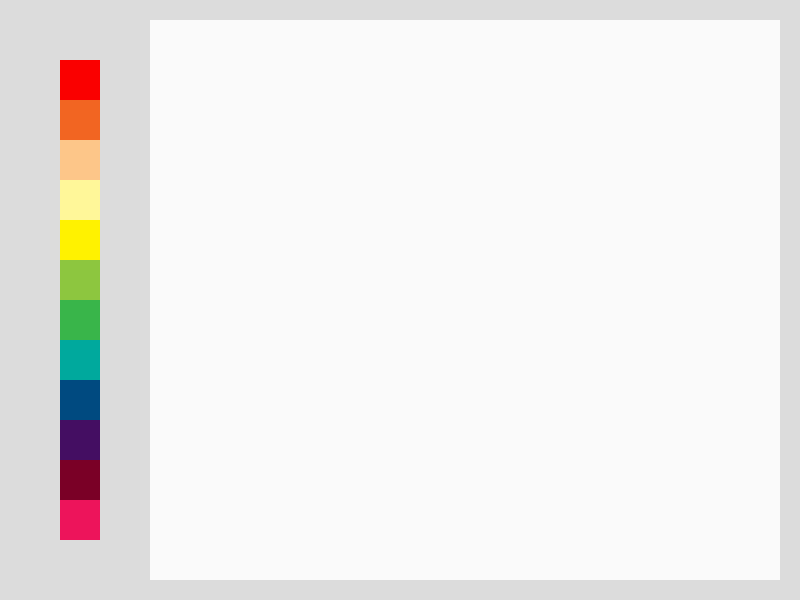
Frame 1 (no input)
Frame 60 (the mouse pressed at the canvas centre just before this capture): identical to frame 1, image omitted
Frame 120 (the mouse held since frame 60 and released just before this capture): identical to frame 1, image omitted

The Processing sketch that drew this single still picture (run headless with seeded random() and noise(); from frame 60 on, the mouse is pressed at the canvas centre):

// Processing sketch: processing_162604
// ── processing_162604.pde

int xPos = 60;
int yPos = 60;
int s = 40;
 
 
void setup() {
  noStroke();
  size(800, 600);
  background(220,220,220);
  
  
  fill(250);
  stroke(20,0,0,0);
  rect(150, 20, 630, 560);
 
  fill(250, 0, 0);
  rect(xPos, yPos, s, s);
 
  fill(242, 101, 34);
  rect(xPos, yPos+s, s, s);
 
  fill(253, 198, 137);
  rect(xPos, yPos+2*s, s, s);
 
  fill(255, 247, 153);
  rect(xPos, yPos+3*s, s, s);
 
  fill(255, 242, 0);
  rect(xPos, yPos+4*s, s, s);
 
  fill(141, 198, 63);
  rect(xPos, yPos+5*s, s, s);
 
  fill(57, 181, 74);
  rect(xPos, yPos+6*s, s, s);
 
  fill(0, 169, 157);
  rect(xPos, yPos+7*s, s, s);
   
    fill(0,74,128);
  rect(xPos, yPos+8*s, s, s);
   
      fill(68,14,98);
  rect(xPos, yPos+9*s, s, s);
  
  fill(122,0,38);
  rect(xPos, yPos+10*s, s, s);
  
  fill(237,20,91);
  rect(xPos, yPos+11*s, s, s);
  
 
  
}
 
void draw() {
 
  if (mousePressed) {
    if (mouseX > 220 && mouseX < 780 && mouseY > 20 && mouseY < 580) {
      line (pmouseX, pmouseY, mouseX, mouseY);
    }
    if (mouseX > xPos && mouseX < xPos+s && mouseY > yPos && mouseY < yPos+s) {
      stroke(250, 0, 0);
      strokeWeight(8);
    }
    if (mouseX > xPos && mouseX < xPos+s && mouseY > yPos+s && mouseY < yPos+s+s) {
      stroke(242, 101, 34);
      strokeWeight(8);
    }
    if (mouseX > xPos && mouseX < xPos+s && mouseY > yPos+s+s && mouseY < yPos+s+s+s) {
      stroke(253, 198, 137);
      strokeWeight(8);
    }
    if (mouseX > xPos && mouseX < xPos+s && mouseY > yPos+s+s+s && mouseY < yPos+s+s+s+s) {
      stroke(255, 247, 153);
      strokeWeight(8);
    }
    if (mouseX > xPos && mouseX < xPos+s && mouseY > yPos+4*s && mouseY < yPos+5*s) {
      stroke(255, 242, 0);
      strokeWeight(8);
    }
    if (mouseX > xPos && mouseX < xPos+s && mouseY > yPos+5*s && mouseY < yPos+6*s) {
      stroke(141, 198, 63);
      strokeWeight(8);
    }
    if (mouseX > xPos && mouseX < xPos+s && mouseY > yPos+6*s && mouseY < yPos+7*s) {
      stroke(57, 181, 74);
      strokeWeight(8);
    }
    if (mouseX > xPos && mouseX < xPos+s && mouseY > yPos+7*s && mouseY < yPos+8*s) {
      stroke(0, 169, 157);
      strokeWeight(8);
    }
        if (mouseX > xPos && mouseX < xPos+s && mouseY > yPos+8*s && mouseY < yPos+9*s) {
      stroke(0,74,128);
      strokeWeight(8);
    }
            if (mouseX > xPos && mouseX < xPos+s && mouseY > yPos+9*s && mouseY < yPos+10*s) {
      stroke(68,14,98);
      strokeWeight(8);
    }
       
            if (mouseX > xPos && mouseX < xPos+s && mouseY > yPos+10*s && mouseY < yPos+11*s) {
      stroke(122,0,38);
      strokeWeight(8);
    }
     }
       
            if (mouseX > xPos && mouseX < xPos+s && mouseY > yPos+11*s && mouseY < yPos+12*s) {
      stroke(237,20,91);
      strokeWeight(8);
    }
                
    }
